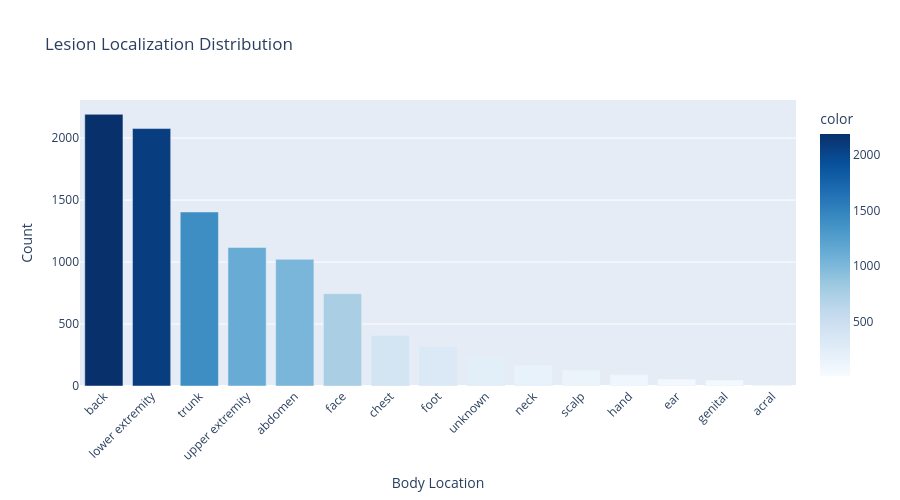

The notebook cell saved with this chart:
### Markdown cell above
## 6. Localization Analysis

### Code cell
# Localization distribution
loc_counts = df['localization'].value_counts()

fig = px.bar(
    x=loc_counts.index,
    y=loc_counts.values,
    title='Lesion Localization Distribution',
    labels={'x': 'Body Location', 'y': 'Count'},
    color=loc_counts.values,
    color_continuous_scale='Blues'
)
fig.update_layout(
    xaxis_tickangle=-45,
    height=500,
    showlegend=False
)
fig.show()

print("\n Top 5 Localizations:")
print(loc_counts.head())

### Figure 1 — Plotly figure (JSON) as saved in the notebook; plotly's stock layout.template omitted (floating-point values rounded to 4 significant figures)
{"data": [{"alignmentgroup": "True", "hovertemplate": "Body Location=%{x}<br>Count=%{y}<br>color=%{marker.color}<extra></extra>", "legendgroup": "", "marker": {"color": [2192, 2077, 1404, 1118, 1022, 745, 407, 319, 234, 168, 128, 90, 56, 48, 7], "coloraxis": "coloraxis", "pattern": {"shape": ""}}, "name": "", "offsetgroup": "", "orientation": "v", "showlegend": false, "textposition": "auto", "type": "bar", "x": ["back", "lower extremity", "trunk", "upper extremity", "abdomen", "face", "chest", "foot", "unknown", "neck", "scalp", "hand", "ear", "genital", "acral"], "xaxis": "x", "y": [2192, 2077, 1404, 1118, 1022, 745, 407, 319, 234, 168, 128, 90, 56, 48, 7], "yaxis": "y"}], "layout": {"barmode": "relative", "coloraxis": {"colorbar": {"title": {"text": "color"}}, "colorscale": [[0, "rgb(247,251,255)"], [0.125, "rgb(222,235,247)"], [0.25, "rgb(198,219,239)"], [0.375, "rgb(158,202,225)"], [0.5, "rgb(107,174,214)"], [0.625, "rgb(66,146,198)"], [0.75, "rgb(33,113,181)"], [0.875, "rgb(8,81,156)"], [1, "rgb(8,48,107)"]]}, "height": 500, "legend": {"tracegroupgap": 0}, "showlegend": false, "title": {"text": "Lesion Localization Distribution"}, "xaxis": {"anchor": "y", "domain": [0, 1], "tickangle": -45, "title": {"text": "Body Location"}}, "yaxis": {"anchor": "x", "domain": [0, 1], "title": {"text": "Count"}}}}
